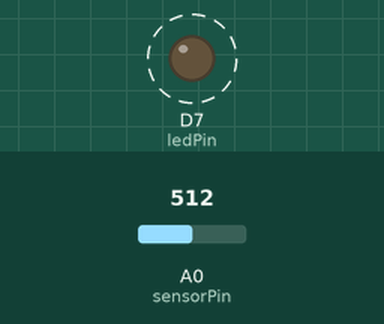
Recording of a sketch running on a simulated ESP8266 (NodeMCU). Shown: output pins drawn as LEDs (lit = HIGH). Dashed ring = blinking. The inputs (shaded band) are chosen by the test bench; at power-on: A0 (sensorPin) = 512.

Above: at 1.8 s.
1.9 s: A0 (sensorPin) set to 0
At 3.0 s:
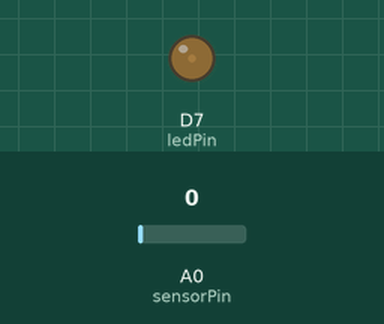
3.6 s: A0 (sensorPin) set to 122
At 3.66 s:
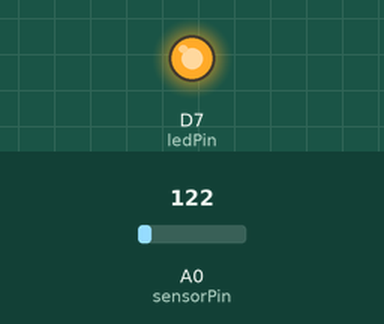
Timing chart, 0 to 13.1 s (numbered marks = the images above; inputs shaded):
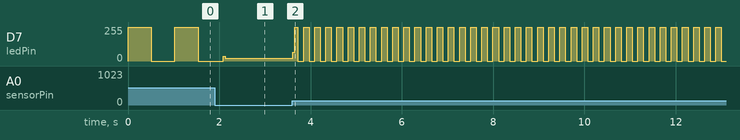

The sketch:

AnalogInput.ino
```cpp
/*
 ************************************************************************
 * @author  :  IntoRobot Team
 * @version :  V1.0.0
 * @date    :  03-30-15
 ************************************************************************
 This application example code is in the public domain.
 This example is modified from arduino example

 Analog Input
 Demonstrates analog input by reading an analog sensor on analog pin 0 and
 turning on and off a light emitting diode(LED)  connected to digital pin 7.
 The amount of time the LED will be on and off depends on
 the value obtained by analogRead().

 The circuit:
 * Potentiometer attached to analog input 0
 * center pin of the potentiometer to the analog pin
 * one side pin (either one) to ground
 * the other side pin to +5V
 * LED anode (long leg) attached to digital output 13
 * LED cathode (short leg) attached to ground

 * Note: because Intorobot board have a built-in LED attached
 to pin 7 on the board, the LED is optional.

 */


int sensorPin = A0;    // select the input pin for the potentiometer
int ledPin = D7;      // select the pin for the LED
int sensorValue = 0;  // variable to store the value coming from the sensor

void setup()
{
    // declare the ledPin as an OUTPUT:
    pinMode(ledPin, OUTPUT);
}

void loop()
{
    // read the value from the sensor:
    sensorValue = analogRead(sensorPin);
    // turn the ledPin on
    digitalWrite(ledPin, HIGH);
    // stop the program for <sensorValue> milliseconds:
    delay(sensorValue);
    // turn the ledPin off:
    digitalWrite(ledPin, LOW);
    // stop the program for for <sensorValue> milliseconds:
    delay(sensorValue);
}
```

Measured:
- after the input at 3.6 s, D7 (ledPin): 20/255 → 67/255 at once, then moves between 0/255 and 255/255, repeating every 0.24 s
- by itself, D7 (ledPin): alternates 255/255 for 0.51 s and 0/255 for 0.51 s
